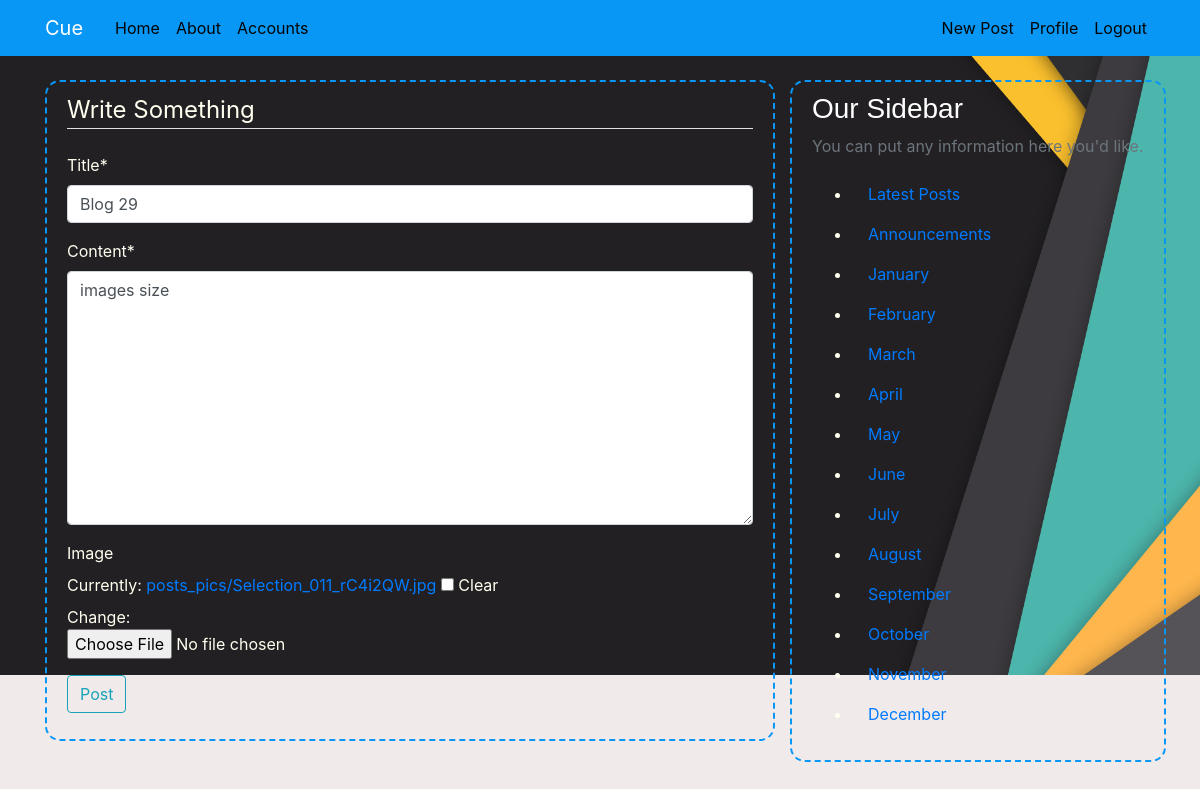
The app's page /post/30/update (signed in), older data.
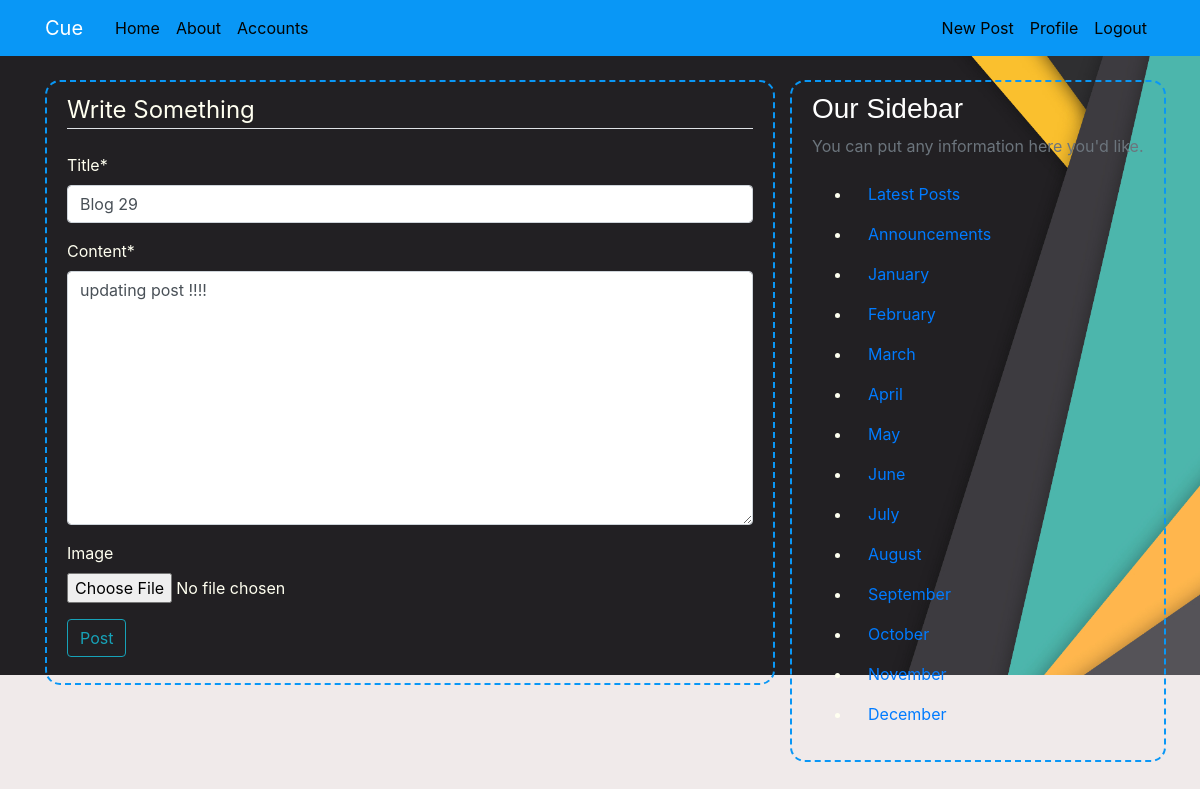
The same page, newer data.
### blog/models.py (models this page shows, shortened)
class Post(models.Model):
    title = models.CharField(max_length = 100)
    content = models.TextField()
    date_posted = models.DateTimeField(default=timezone.now)
    author  = models.ForeignKey(User,on_delete=models.CASCADE)
    image = models.ImageField(blank=True,null=True,upload_to='posts_pics')
    positive_votes = models.IntegerField(default=0)
    negative_votes = models.IntegerField(default=0)
    total_points = models.IntegerField(default=0)

### blog/views.py (the view, shortened to what this page needs)
# urls.py: path('post/<int:pk>/update',PostUpdateView.as_view(),name = 'post-update'),
class PostUpdateView(UserPassesTestMixin, LoginRequiredMixin, UpdateView):
    model = Post
    fields = ['title','content','image']
    def test_func(self):
        post = self.get_object()
        if self.request.user == post.author:
            return True
        return False #403 -forbidden

### blog/templates/blog/post_form.html (shortened to what this page needs)
{% extends "blog/base.html" %}
{% load crispy_forms_tags %}
{% block content %}
    <div class = "content-section">
            <form method="POST" enctype="multipart/form-data">
                <fieldset class = "from-group">
                    <legend class = "border-bottom mb-4">
                            Write Something
                    </legend>
                    {{ form|crispy }}
                </fieldset>
        <div class="form-group">
            <button class="btn btn-outline-info" type="submit"> Post </button>
        </div>
            </form>
    </div>
{% endblock content %}

Row changes from the older to the newer data that the page shows:
changed Post "Blog 29": content "images size" → "updating post !!!!"
Text that changed along with them:
form field form: "☐" → (not shown)
text no longer shown: "Title * Content * Image Currently: posts_pics/Selection_011_rC4i2QW.jpg Clear Change:"
text now shown: "Title * Content * Image"
